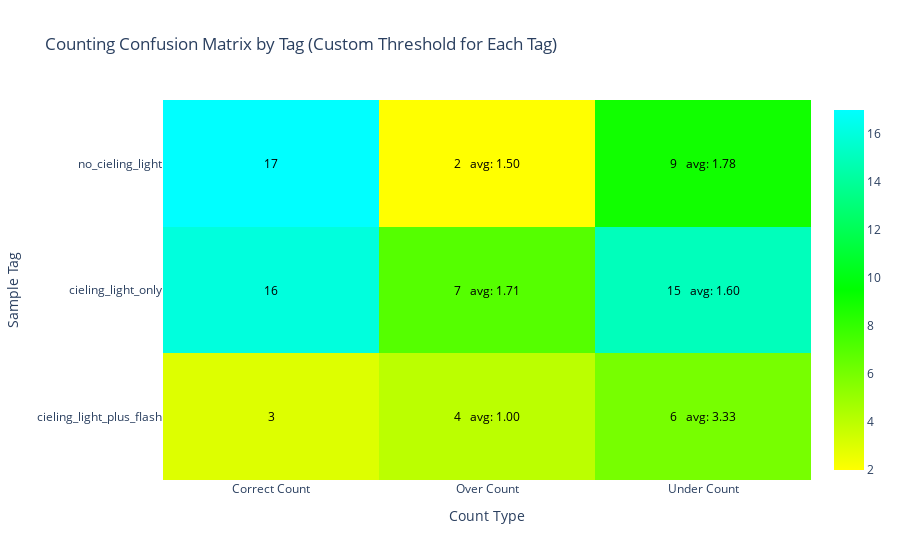

This figure's notebook cell:
### Code cell
import plotly.graph_objects as go
import numpy as np

# Define new tags
new_tags = ['closeups', 'from center', 'tubes']
tags = light_tags

# Initialize confusion matrix
confusion_matrix = {tag: {"correct": 0, "over": {"count": 0, "diff": [], "avg": 0}, "under": {"count": 0, "diff": [], "avg": 0}} for tag in tags}

# Best threshold for each tag
best_threshold_dict = {tag: thresholds[np.argmin(tag_MAE_accuracies[tag])] for tag in tags}

# Process each sample in the dataset
for sample in dataset:
    gt_count = len(sample.ground_truth.detections)
    
    # Process for each tag in the sample
    for tag in sample.tags:
        # Ensure the tag exists in the best_threshold_dict
        if tag not in best_threshold_dict:
            continue

        # Get the best threshold for the current tag
        best_threshold = best_threshold_dict[tag]
        
        # Calculate pred_count based on the threshold for this specific tag
        pred_count = len([d for d in sample.predictions.detections if d.confidence > best_threshold])
        
        # Update the confusion matrix for this specific tag
        if gt_count == pred_count:
            confusion_matrix[tag]["correct"] += 1
        elif pred_count > gt_count:
            confusion_matrix[tag]["over"]["count"] += 1
            confusion_matrix[tag]["over"]["diff"].append(pred_count - gt_count)
        else:
            confusion_matrix[tag]["under"]["count"] += 1
            confusion_matrix[tag]["under"]["diff"].append(gt_count - pred_count)

# Calculate averages for over and under counts
for tag in tags:
    if confusion_matrix[tag]["over"]["diff"]:
        confusion_matrix[tag]["over"]["avg"] = np.mean(confusion_matrix[tag]["over"]["diff"])
    if confusion_matrix[tag]["under"]["diff"]:
        confusion_matrix[tag]["under"]["avg"] = np.mean(confusion_matrix[tag]["under"]["diff"])

# Prepare data for the heatmap
z = [[confusion_matrix[tag]["correct"], confusion_matrix[tag]["over"]["count"], confusion_matrix[tag]["under"]["count"]] for tag in tags]

# Create the heatmap with bright colors
fig = go.Figure(data=go.Heatmap(
    z=z,
    x=["Correct Count", "Over Count", "Under Count"],
    y=tags,
    colorscale=[[0, "yellow"], [0.5, "lime"], [1, "cyan"]],  # Bright colors (yellow, lime, cyan)
))

# Add annotations for the counts and averages
for i, tag in enumerate(tags):
    for j, count_type in enumerate(["correct", "over", "under"]):
        count_value = z[i][j]
        avg_value = ""
        if count_type != "correct" and confusion_matrix[tag][count_type]["diff"]:
            avg_value = f"avg: {confusion_matrix[tag][count_type]['avg']:.2f}"
        text = f"{count_value} \n {avg_value}" if avg_value else str(count_value)
        
        fig.add_annotation(
            x=j, 
            y=i, 
            text=text,
            showarrow=False,
            font=dict(color="black")
        )

fig.update_layout(
    title=f"Counting Confusion Matrix by Tag (Custom Threshold for Each Tag)",
    xaxis_title="Count Type",
    yaxis_title="Sample Tag",
)

# Show the plot
fig.show()

# List of sample file paths with undercounting and overcounting for each tag
undercount_samples = {tag: [] for tag in tags}
overcount_samples = {tag: [] for tag in tags}

for sample in dataset:
    gt_count = len(sample.ground_truth.detections)
    
    for tag in sample.tags:
        if tag not in best_threshold_dict:
            continue
        
        best_threshold = best_threshold_dict[tag]
        pred_count = len([d for d in sample.predictions.detections if d.confidence > best_threshold])
        
        if pred_count < gt_count:
            undercount_samples[tag].append(sample.filepath)
        elif pred_count > gt_count:
            overcount_samples[tag].append(sample.filepath)

# Print the results
for tag in tags:
    print(f"Undercount samples for {tag}: {undercount_samples[tag]}")
    print(f"Overcount samples for {tag}: {overcount_samples[tag]}")

### Figure 1 — Plotly figure (JSON) as saved in the notebook; plotly's stock layout.template omitted (floating-point values rounded to 4 significant figures)
{"data": [{"colorscale": [[0, "yellow"], [0.5, "lime"], [1, "cyan"]], "type": "heatmap", "x": ["Correct Count", "Over Count", "Under Count"], "y": ["cieling_light_plus_flash", "cieling_light_only", "no_cieling_light"], "z": [[3, 4, 6], [16, 7, 15], [17, 2, 9]]}], "layout": {"annotations": [{"font": {"color": "black"}, "showarrow": false, "text": "3", "x": 0, "y": 0}, {"font": {"color": "black"}, "showarrow": false, "text": "4 \n avg: 1.00", "x": 1, "y": 0}, {"font": {"color": "black"}, "showarrow": false, "text": "6 \n avg: 3.33", "x": 2, "y": 0}, {"font": {"color": "black"}, "showarrow": false, "text": "16", "x": 0, "y": 1}, {"font": {"color": "black"}, "showarrow": false, "text": "7 \n avg: 1.71", "x": 1, "y": 1}, {"font": {"color": "black"}, "showarrow": false, "text": "15 \n avg: 1.60", "x": 2, "y": 1}, {"font": {"color": "black"}, "showarrow": false, "text": "17", "x": 0, "y": 2}, {"font": {"color": "black"}, "showarrow": false, "text": "2 \n avg: 1.50", "x": 1, "y": 2}, {"font": {"color": "black"}, "showarrow": false, "text": "9 \n avg: 1.78", "x": 2, "y": 2}], "title": {"text": "Counting Confusion Matrix by Tag (Custom Threshold for Each Tag)"}, "xaxis": {"title": {"text": "Count Type"}}, "yaxis": {"title": {"text": "Sample Tag"}}}}
